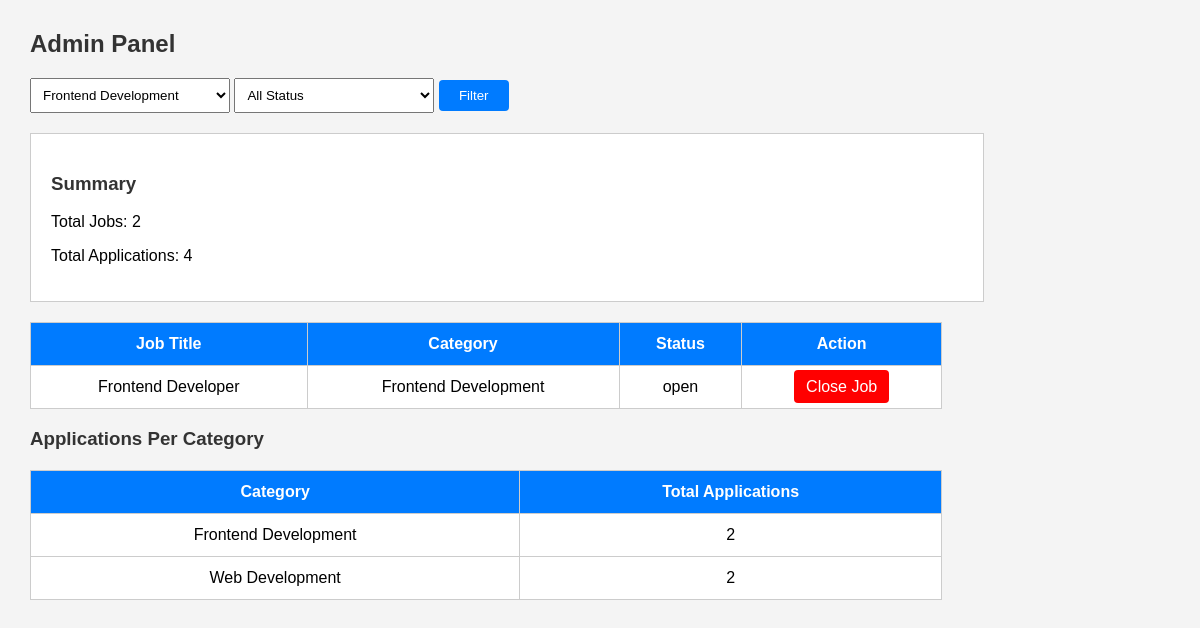
Page /views/adminPanel.php?category=Frontend Development on the committed database.
### tables this page shows
CREATE TABLE `jobs` (
  `id` int(11) NOT NULL,
  `employer_id` int(11) DEFAULT NULL,
  `title` varchar(100) DEFAULT NULL,
  `category` varchar(100) DEFAULT NULL,
  `status` varchar(50) DEFAULT 'open'
);

### models/AdminPanelModel.php (called while the page is built, shortened)
<?php
require_once 'db.php';
function getAllJobsAdmin($category = '', $status = '')
{
    global $conn;
    if ($category !== '' && $status !== '') {
        $stmt = mysqli_prepare($conn, "SELECT * FROM jobs WHERE category = ? AND status = ?");
        mysqli_stmt_bind_param($stmt, "ss", $category, $status);
    } elseif ($category !== '') {
        $stmt = mysqli_prepare($conn, "SELECT * FROM jobs WHERE category = ?");
        mysqli_stmt_bind_param($stmt, "s", $category);
    } elseif ($status !== '') {
        $stmt = mysqli_prepare($conn, "SELECT * FROM jobs WHERE status = ?");
        mysqli_stmt_bind_param($stmt, "s", $status);
    } else {
        $stmt = mysqli_prepare($conn, "SELECT * FROM jobs");
    }
    mysqli_stmt_execute($stmt);
    $result = mysqli_stmt_get_result($stmt);
    return $result;
}
function getTotalJobs()
{
    global $conn;
    $stmt = mysqli_prepare($conn, "SELECT COUNT(*) as total FROM jobs");
    mysqli_stmt_execute($stmt);
    $result = mysqli_stmt_get_result($stmt);
    $row = mysqli_fetch_assoc($result);
    return $row['total'];
}
function getTotalApplications()
{
    global $conn;
    $stmt = mysqli_prepare($conn, "SELECT COUNT(*) as total FROM applications");
    mysqli_stmt_execute($stmt);
    $result = mysqli_stmt_get_result($stmt);
    $row = mysqli_fetch_assoc($result);
    return $row['total'];
}
function getApplicationsPerCategory()
{
    global $conn;
    $query = "SELECT jobs.category,
                     COUNT(applications.id) as total
              FROM jobs
              LEFT JOIN applications
              ON jobs.id = applications.job_id
              GROUP BY jobs.category";
    $stmt = mysqli_prepare($conn, $query);
    mysqli_stmt_execute($stmt);
    $result = mysqli_stmt_get_result($stmt);
    return $result;
}
?>

### views/adminPanel.php (the view, shortened to what this page needs)
<?php
require_once '../models/AdminPanelModel.php';
$categoryFilter = '';
$statusFilter = '';
if(isset($_GET['category']))
{
    $categoryFilter = $_GET['category'];
}
$jobs = getAllJobsAdmin($categoryFilter, $statusFilter);
$totalJobs = getTotalJobs();
$totalApplications = getTotalApplications();
$categoryData = getApplicationsPerCategory();
?>
<!DOCTYPE html>
<html>
<head>
</head>
<body>
    <h2>Admin Panel</h2>
    <div class="filter-box">
        <form method="GET">
            <select name="category">
                <option value="Frontend Development"
                    <?php if($categoryFilter == 'Frontend Development') echo 'selected'; ?>>
                    Frontend Development
                </option>
            </select>
            <select name="status">
                <option value=""
                    <?php if($statusFilter == '') echo 'selected'; ?>>
                    All Status
                </option>
            </select>
            <button type="submit" name="filter">
                Filter
            </button>
        </form>
    </div>
    <div class="summary-box">
        <h3>Summary</h3>
        <p>
            Total Jobs:
            <?php echo $totalJobs; ?>
        </p>
        <p>
            Total Applications:
            <?php echo $totalApplications; ?>
        </p>
    </div>
    <table>
        <tr>
            <th>Job Title</th>
            <th>Category</th>
            <th>Status</th>
            <th>Action</th>
        </tr>
        <?php while($row = mysqli_fetch_assoc($jobs)) { ?>
            <tr>
                <td>
                    <?php echo $row['title']; ?>
                </td>
                <td>
                    <?php echo $row['category']; ?>
                </td>
                <td>
                    <?php echo $row['status']; ?>
                </td>
                <td>
                    <a class="btn"
                    href="../controllers/closeJob.php?id=<?php echo $row['id']; ?>">
                        Close Job
                    </a>
                </td>
            </tr>
        <?php } ?>
    </table>
    <h3>Applications Per Category</h3>
    <table>
        <tr>
            <th>Category</th>
            <th>Total Applications</th>
        </tr>
        <?php while($category = mysqli_fetch_assoc($categoryData)) { ?>
            <tr>
                <td>
                    <?php echo $category['category']; ?>
                </td>
                <td>
                    <?php echo $category['total']; ?>
                </td>
            </tr>
        <?php } ?>
    </table>
</body>
</html>

### views/adminPanel.php (style rules this page uses)
body { font-family: Arial, sans-serif; background-color: #f4f4f4; margin: 30px; }
h2 { color: #333; }
h3 { color: #333; }
table { border-collapse: collapse; width: 80%; background-color: white; margin-top: 20px; }
th { background-color: #007bff; color: white; }
th, td { border: 1px solid #ccc; padding: 12px; text-align: center; }
.summary-box { width: 80%; background-color: white; padding: 20px; border: 1px solid #ccc; margin-bottom: 20px; }
.btn { background-color: red; color: white; padding: 8px 12px; text-decoration: none; border-radius: 4px; }
.filter-box { margin-bottom: 20px; }
select { padding: 8px; width: 200px; }
button { padding: 8px 20px; background-color: #007bff; color: white; border: none; border-radius: 4px; cursor: pointer; }

### rows in the picture
jobs: title "Frontend Developer", category "Frontend Development", status "open"

### other values in the picture
$totalJobs "2"
$totalApplications "4"
$category['category'] "Frontend Development"
$category['total'] "2"
$category['category'] "Web Development"
